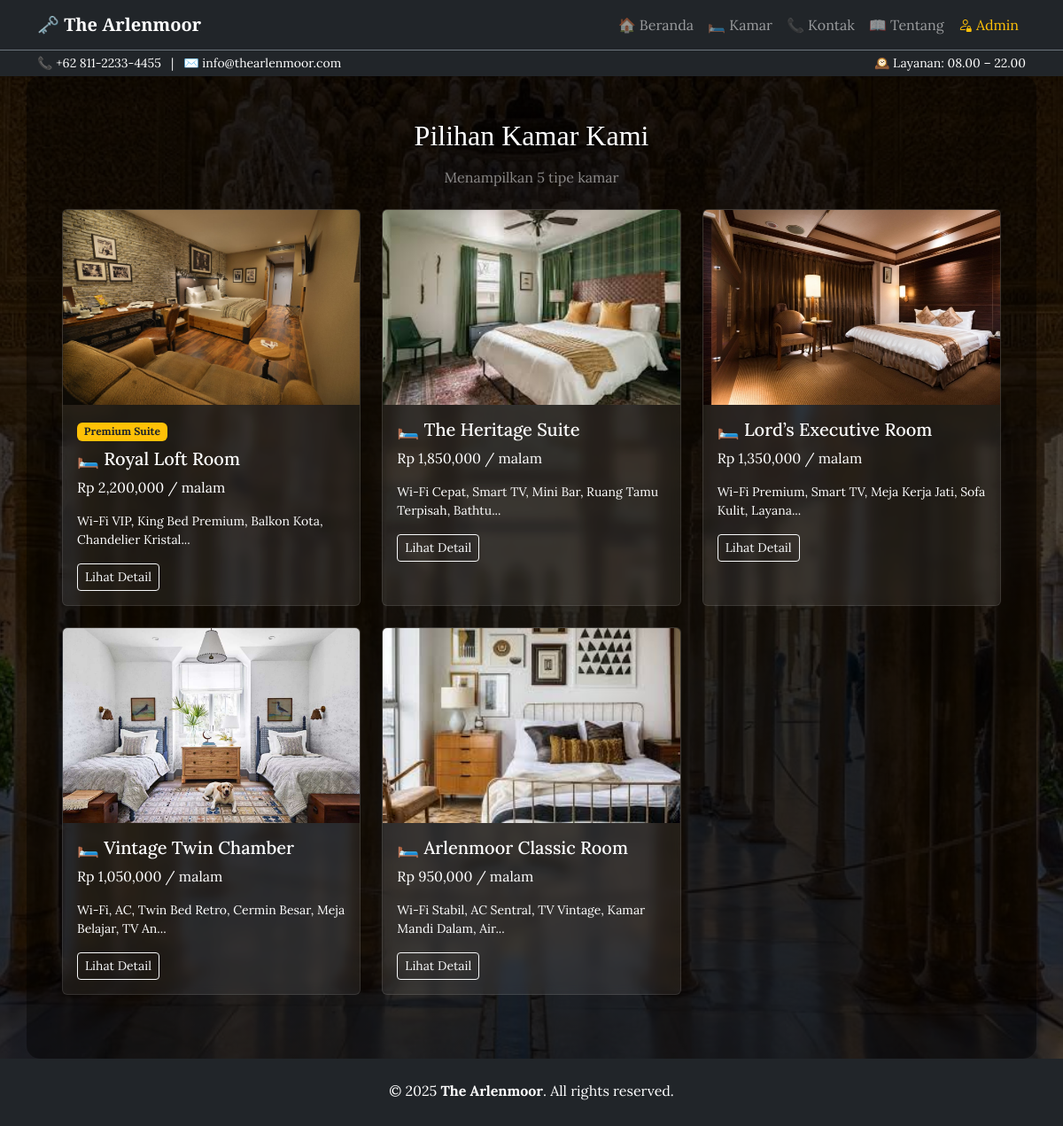
Page /kamar.php on the committed database.
### tables this page shows
CREATE TABLE `kamar` (
  `id_kamar` int NOT NULL,
  `nama_kamar` varchar(100) DEFAULT NULL,
  `deskripsi` text,
  `harga_per_malam` decimal(10,2) DEFAULT NULL,
  `stok` int DEFAULT NULL,
  `foto` varchar(255) DEFAULT NULL,
  `fasilitas` text
);

### kamar.php (the view, shortened to what this page needs)
<?php
include 'koneksi.php';
include 'includes/head.php';
include 'includes/navbar.php';
?>
<div class="container py-5 container-kamar">
  <h2 class="mb-3 text-center text-white">Pilihan Kamar Kami</h2>
  <?php
    $query = mysqli_query($conn, "SELECT * FROM kamar ORDER BY harga_per_malam DESC");
    $totalKamar = mysqli_num_rows($query);
  ?>
  <p class="text-center text-white-50 mb-4">Menampilkan <?= $totalKamar ?> tipe kamar</p>
  <div class="row">
    <?php while ($kamar = mysqli_fetch_assoc($query)) : ?>
      <div class="col-md-4 mb-4">
        <div class="card h-100">
          <img src="assets/img/<?php echo $kamar['foto']; ?>" class="card-img-top" alt="Foto <?php echo $kamar['nama_kamar']; ?>">
          <div class="card-body">
            <?php if ($kamar['harga_per_malam'] >= 2000000): ?>
              <span class="badge bg-warning text-dark mb-2">Premium Suite</span>
            <?php endif; ?>
            <h5 class="card-title">
              🛏️ <?php echo $kamar['nama_kamar']; ?>
            </h5>
            <p class="card-text">Rp <?php echo number_format($kamar['harga_per_malam']); ?> / malam</p>
            <p class="card-text small">
              <?php
              echo isset($kamar['fasilitas']) ? substr($kamar['fasilitas'], 0, 60) . '...' : 'Fasilitas lengkap & pelayanan berkelas.';
              ?>
            </p>
            <a href="detail-kamar.php?id=<?php echo $kamar['id_kamar']; ?>" class="btn btn-outline-light btn-sm">Lihat Detail</a>
          </div>
        </div>
      </div>
    <?php endwhile; ?>
  </div>
</div>
<?php include 'includes/footer.php'; ?>

### includes/head.php (shortened to what this page needs)
<!DOCTYPE html>
<html lang="id">
<head>
  <link href="https://cdn.jsdelivr.net/npm/bootstrap@5.3.0/dist/css/bootstrap.min.css" rel="stylesheet">
  <link rel="stylesheet" href="https://cdn.jsdelivr.net/npm/bootstrap-icons@1.10.5/font/bootstrap-icons.css">
  <link rel="stylesheet" href="assets/css/style.css">
</head>
<body>

### includes/navbar.php (shortened to what this page needs)
<header class="sticky-top shadow-sm">
  <nav class="navbar navbar-expand-lg navbar-dark bg-dark">
    <div class="container">
      <a class="navbar-brand fw-bold" href="index.php">🗝️ The Arlenmoor</a>
      <div class="collapse navbar-collapse" id="navbarNav">
        <ul class="navbar-nav ms-auto">
          <li class="nav-item"><a class="nav-link" href="index.php">🏠 Beranda</a></li>
          <li class="nav-item"><a class="nav-link" href="kamar.php">🛏️ Kamar</a></li>
          <li class="nav-item"><a class="nav-link" href="kontak.php">📞 Kontak</a></li>
          <li class="nav-item"><a class="nav-link" href="tentang.php">📖 Tentang</a></li>
          <li class="nav-item">
            <a class="nav-link text-warning" href="admin/login.php">
              <i class="bi bi-person-lock"></i> Admin
            </a>
          </li>
        </ul>
      </div>
    </div>
  </nav>
  <div class="bg-dark text-white small py-1 px-3 border-top border-secondary d-none d-md-block">
    <div class="container d-flex justify-content-between align-items-center">
      <div>
        📞 +62 811-2233-4455 &nbsp;&nbsp;|&nbsp;&nbsp; ✉️ info@thearlenmoor.com
      </div>
      <div>
        🕰️ Layanan: 08.00 – 22.00
      </div>
    </div>
  </div>
</header>

### includes/footer.php (shortened to what this page needs)
<footer class="bg-dark text-white py-4 mt-auto">
  <div class="container text-center">
    <p class="mb-1">&copy; <?= date('Y'); ?> <strong>The Arlenmoor</strong>. All rights reserved.</p>
  </div>
</footer>
</body>
</html>

### assets/css/style.css (style rules this page uses)
body { font-family: 'Lora', serif; color: #333; }
h1, h2, h3, .display-4 { font-family: 'Playfair Display', serif; }
html, body { height: 100%; }
body { display: flex; flex-direction: column; }
html, body { height: 100%; margin: 0; }

### includes/head.php (style rules this page uses)
body { font-family: 'Lora', serif; background-color: #f8f9fa; }
h1, h2, h3, .navbar-brand { font-family: 'Playfair Display', serif; }

### kamar.php (style rules this page uses)
body { background: linear-gradient(rgba(0, 0, 0, 0.7), rgba(0, 0, 0, 0.7)), url('assets/img/hero3-bg.jpg') center/cover no-repeat fixed; color: white; }
.card-img-top { height: 220px; object-fit: cover; width: 100%; }
.card { background-color: rgba(255, 255, 255, 0.08); border: 1px solid rgba(255, 255, 255, 0.1); backdrop-filter: blur(6px); color: white; transition: transform 0.3s, box-shadow 0.3s; }
.card-title, .card-text { color: white; }
h2.text-white { text-shadow: 1px 1px 4px rgba(0, 0, 0, 0.8); }
.container-kamar { background-color: rgba(0, 0, 0, 0.4); padding: 40px; border-radius: 15px; }

### rows in the picture
kamar: foto (picture), shows "Premium Suite", nama_kamar "Royal Loft Room", harga_per_malam "2,200,000", fasilitas "Wi-Fi VIP, King Bed Premium, Balkon Kota, Chandelier Kristal"
kamar: foto (picture), nama_kamar "The Heritage Suite", harga_per_malam "1,850,000", fasilitas "Wi-Fi Cepat, Smart TV, Mini Bar, Ruang Tamu Terpisah, Bathtu"
kamar: foto (picture), nama_kamar "Lord’s Executive Room", harga_per_malam "1,350,000", fasilitas "Wi-Fi Premium, Smart TV, Meja Kerja Jati, Sofa Kulit, Layana"
kamar: foto (picture), nama_kamar "Vintage Twin Chamber", harga_per_malam "1,050,000", fasilitas "Wi-Fi, AC, Twin Bed Retro, Cermin Besar, Meja Belajar, TV An"
kamar: foto (picture), nama_kamar "Arlenmoor Classic Room", harga_per_malam "950,000", fasilitas "Wi-Fi Stabil, AC Sentral, TV Vintage, Kamar Mandi Dalam, Air"

### other values in the picture
$totalKamar "5"
